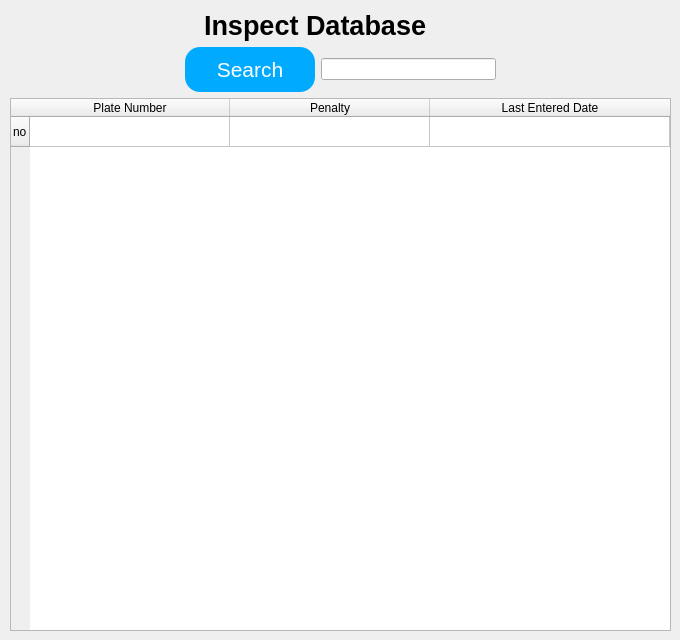
         <widget class="QWidget" name="Inspect_Database">
          <widget class="QWidget" name="">
           <property name="geometry">
            <rect>
             <x>10</x>
             <y>10</y>
             <width>661</width>
             <height>621</height>
            </rect>
           </property>
           <layout class="QVBoxLayout" name="verticalLayout_6">
            <item>
             <layout class="QHBoxLayout" name="horizontalLayout_4">
              <item>
               <spacer name="horizontalSpacer_7">
                <property name="orientation">
                 <enum>Qt::Horizontal</enum>
                </property>
                <property name="sizeHint" stdset="0">
                 <size>
                  <width>198</width>
                  <height>18</height>
                 </size>
                </property>
               </spacer>
              </item>
              <item>
               <widget class="QLabel" name="label_2">
                <property name="font">
                 <font>
                  <pointsize>20</pointsize>
                  <bold>true</bold>
                 </font>
                </property>
                <property name="text">
                 <string>Inspect Database</string>
                </property>
               </widget>
              </item>
              <item>
               <spacer name="horizontalSpacer_8">
                <property name="orientation">
                 <enum>Qt::Horizontal</enum>
                </property>
                <property name="sizeHint" stdset="0">
                 <size>
                  <width>248</width>
                  <height>18</height>
                 </size>
                </property>
               </spacer>
              </item>
             </layout>
            </item>
            <item>
             <layout class="QHBoxLayout" name="horizontalLayout_5">
              <item>
               <spacer name="horizontalSpacer_5">
                <property name="orientation">
                 <enum>Qt::Horizontal</enum>
                </property>
                <property name="sizeHint" stdset="0">
                 <size>
                  <width>40</width>
                  <height>20</height>
                 </size>
                </property>
               </spacer>
              </item>
              <item>
               <widget class="QPushButton" name="pushButton">
                <property name="font">
                 <font>
                  <pointsize>16</pointsize>
                  <bold>false</bold>
                 </font>
                </property>
                <property name="styleSheet">
                 <string notr="true">QPushButton{
background-color: rgb(0, 170, 255);
color: rgb(255, 255, 255);
height:45px;
width:130;
border:none;
border-top-left-radius:15px;
border-bottom-left-radius:15px;

border-top-right-radius:15px;
border-bottom-right-radius:15px;

}



QPushButton:pressed{
	background-color: rgb(255, 255, 255);
	color: rgb(0, 170, 255);
	font-weight:bold;
}

</string>
                </property>
                <property name="text">
                 <string>Search</string>
                </property>
                <property name="icon">
                 <iconset resource="../../../../Desktop/project-gui/resources.qrc">
                  <normaloff>:/Button_Icons/icons8-search-128 (1).png</normaloff>
                  <normalon>:/Button_Icons/icons8-search-128.png</normalon>:/Button_Icons/icons8-search-128 (1).png</iconset>
                </property>
                <property name="iconSize">
                 <size>
                  <width>25</width>
                  <height>25</height>
                 </size>
                </property>
                <property name="checkable">
                 <bool>false</bool>
                </property>
               </widget>
              </item>
              <item>
               <widget class="QLineEdit" name="lineEdit"/>
              </item>
              <item>
               <spacer name="horizontalSpacer_6">
                <property name="orientation">
                 <enum>Qt::Horizontal</enum>
                </property>
                <property name="sizeHint" stdset="0">
                 <size>
                  <width>40</width>
                  <height>20</height>
                 </size>
                </property>
               </spacer>
              </item>
             </layout>
            </item>
            <item>
             <widget class="QTableWidget" name="tableWidget">
              <property name="frameShape">
               <enum>QFrame::StyledPanel</enum>
              </property>
              <property name="lineWidth">
               <number>1</number>
              </property>
              <property name="horizontalScrollBarPolicy">
               <enum>Qt::ScrollBarAlwaysOff</enum>
              </property>
              <property name="sizeAdjustPolicy">
               <enum>QAbstractScrollArea::AdjustIgnored</enum>
              </property>
              <property name="autoScrollMargin">
               <number>16</number>
              </property>
              <property name="gridStyle">
               <enum>Qt::SolidLine</enum>
              </property>
              <property name="cornerButtonEnabled">
               <bool>true</bool>
              </property>
              <attribute name="horizontalHeaderCascadingSectionResizes">
               <bool>false</bool>
              </attribute>
              <attribute name="horizontalHeaderMinimumSectionSize">
               <number>150</number>
              </attribute>
              <attribute name="horizontalHeaderDefaultSectionSize">
               <number>200</number>
              </attribute>
              <attribute name="horizontalHeaderStretchLastSection">
               <bool>true</bool>
              </attribute>
              <row>
               <property name="text">
                <string>no</string>
               </property>
              </row>
              <column>
               <property name="text">
                <string>Plate Number</string>
               </property>
              </column>
              <column>
               <property name="text">
                <string>Penalty</string>
               </property>
              </column>
              <column>
               <property name="text">
                <string>Last Entered Date</string>
               </property>
              </column>
             </widget>
            </item>
           </layout>
           <zorder>tableWidget</zorder>
          </widget>
         </widget>
